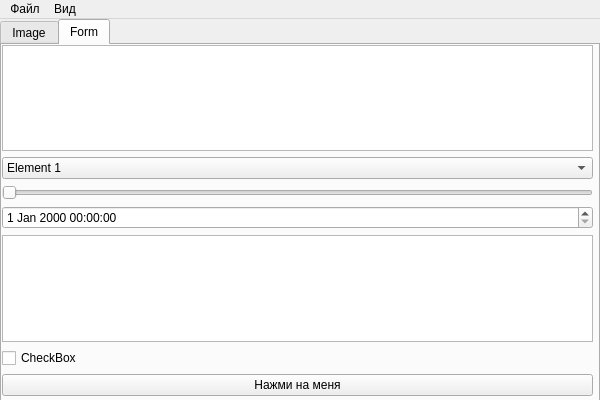
<?xml version="1.0" encoding="UTF-8"?>
<ui version="4.0">
 <class>MainWindow</class>
 <widget class="QMainWindow" name="MainWindow">
  <property name="geometry">
   <rect>
    <x>0</x>
    <y>0</y>
    <width>600</width>
    <height>400</height>
   </rect>
  </property>
  <property name="windowTitle">
   <string>MainWindow</string>
  </property>
  <widget class="QWidget" name="centralwidget">
   <widget class="QTabWidget" name="tabWidget">
    <property name="geometry">
     <rect>
      <x>0</x>
      <y>0</y>
      <width>600</width>
      <height>400</height>
     </rect>
    </property>
    <property name="currentIndex">
     <number>1</number>
    </property>
    <widget class="QWidget" name="Image">
     <attribute name="title">
      <string>Image</string>
     </attribute>
     <widget class="QLabel" name="label">
      <property name="geometry">
       <rect>
        <x>0</x>
        <y>0</y>
        <width>600</width>
        <height>400</height>
       </rect>
      </property>
      <property name="text">
       <string/>
      </property>
      <property name="pixmap">
       <pixmap>img.jpg</pixmap>
      </property>
     </widget>
    </widget>
    <widget class="QWidget" name="Form">
     <property name="toolTipDuration">
      <number>-1</number>
     </property>
     <attribute name="title">
      <string>Form</string>
     </attribute>
     <widget class="QWidget" name="verticalLayoutWidget">
      <property name="geometry">
       <rect>
        <x>0</x>
        <y>0</y>
        <width>591</width>
        <height>351</height>
       </rect>
      </property>
      <layout class="QVBoxLayout" name="verticalLayout">
       <item>
        <widget class="QPlainTextEdit" name="plainTextEdit_2"/>
       </item>
       <item>
        <widget class="QComboBox" name="comboBox">
         <item>
          <property name="text">
           <string>Element 1</string>
          </property>
         </item>
         <item>
          <property name="text">
           <string>Element 2</string>
          </property>
         </item>
        </widget>
       </item>
       <item>
        <widget class="QSlider" name="horizontalSlider">
         <property name="orientation">
          <enum>Qt::Horizontal</enum>
         </property>
        </widget>
       </item>
       <item>
        <widget class="QDateTimeEdit" name="dateTimeEdit"/>
       </item>
       <item>
        <widget class="QPlainTextEdit" name="plainTextEdit"/>
       </item>
       <item>
        <widget class="QCheckBox" name="checkBox">
         <property name="text">
          <string>CheckBox</string>
         </property>
        </widget>
       </item>
       <item>
        <widget class="QPushButton" name="pushButton">
         <property name="text">
          <string>Нажми на меня</string>
         </property>
        </widget>
       </item>
      </layout>
     </widget>
    </widget>
   </widget>
  </widget>
  <widget class="QMenuBar" name="menuBar">
   <property name="geometry">
    <rect>
     <x>0</x>
     <y>0</y>
     <width>600</width>
     <height>21</height>
    </rect>
   </property>
   <widget class="QMenu" name="menu">
    <property name="title">
     <string>Файл</string>
    </property>
    <addaction name="action"/>
    <addaction name="action_2"/>
    <addaction name="separator"/>
    <addaction name="action_4"/>
   </widget>
   <widget class="QMenu" name="menu_2">
    <property name="title">
     <string>Вид</string>
    </property>
    <addaction name="action_5"/>
    <addaction name="action_6"/>
   </widget>
   <addaction name="menu"/>
   <addaction name="menu_2"/>
  </widget>
  <action name="action">
   <property name="text">
    <string>Сохранить</string>
   </property>
  </action>
  <action name="action_2">
   <property name="text">
    <string>Открыть</string>
   </property>
  </action>
  <action name="action_4">
   <property name="text">
    <string>Выйти из программы</string>
   </property>
  </action>
  <action name="action_5">
   <property name="text">
    <string>Простой</string>
   </property>
  </action>
  <action name="action_6">
   <property name="text">
    <string>Необычный</string>
   </property>
  </action>
 </widget>
 <resources/>
 <connections/>
</ui>
